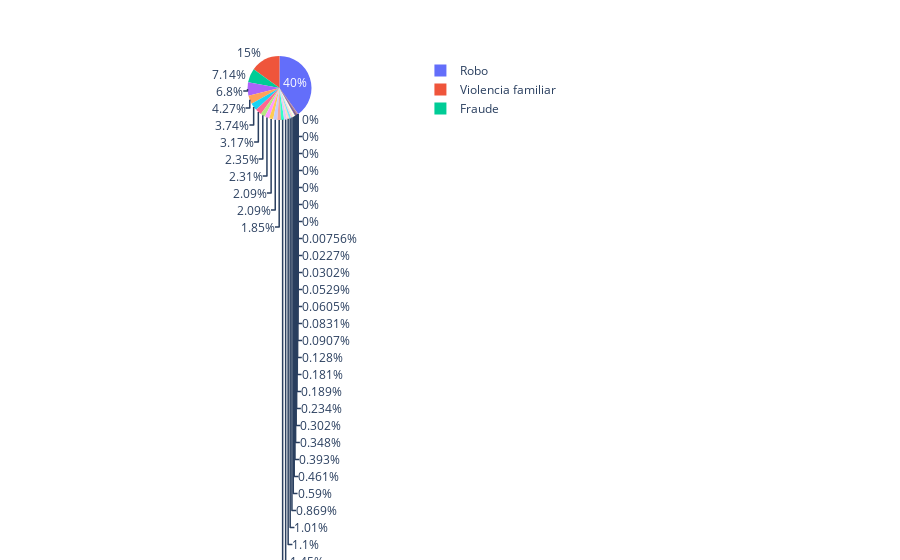

The notebook cell saved with this chart:
### Code cell
md

### Figure 1 — Plotly figure (JSON) as saved in the notebook; plotly's stock layout.template omitted (floating-point values rounded to 4 significant figures)
{"data": [{"domain": {"x": [0, 1], "y": [0, 1]}, "hovertemplate": "<b>%{hovertext}</b><br><br>Tipo de delito=%{label}<br>Junio=%{value}<extra></extra>", "hovertext": [2020, 2020, 2020, 2020, 2020, 2020, 2020, 2020, 2020, 2020, 2020, 2020, 2020, 2020, 2020, 2020, 2020, 2020, 2020, 2020, 2020, 2020, 2020, 2020, 2020, 2020, 2020, 2020, 2020, 2020, 2020, 2020, 2020, 2020, 2020, 2020, 2020, 2020, 2020, 2020], "labels": ["Aborto", "Abuso de confianza", "Abuso sexual", "Acoso sexual", "Allanamiento de morada", "Amenazas", "Contra el medio ambiente", "Corrupción de menores", "Daño a la propiedad", "Delitos cometidos por servidores públicos", "Despojo", "Electorales", "Evasión de presos", "Extorsión", "Falsedad", "Falsificación", "Feminicidio", "Fraude", "Homicidio", "Hostigamiento sexual", "Incesto", "Incumplimiento de obligaciones de asistencia familiar", "Lesiones", "Narcomenudeo", "Otros delitos contra el patrimonio", "Otros delitos contra la familia", "Otros delitos contra la sociedad", "Otros delitos del Fuero Común", "Otros delitos que atentan contra la libertad personal", "Otros delitos que atentan contra la libertad y la seguridad sexual", "Otros delitos que atentan contra la vida y la integridad corporal", "Rapto", "Robo", "Secuestro", "Trata de personas", "Tráfico de menores", "Violación equiparada", "Violación simple", "Violencia de género en todas sus modalidades distinta a la violencia familiar", "Violencia familiar"], "legendgroup": "", "name": "", "showlegend": true, "type": "pie", "values": [3, 276, 192, 46, 40, 899, 52, 17, 565, 305, 245, 0, 1, 31, 11, 210, 7, 945, 145, 0, 0, 12, 495, 419, 311, 0, 115, 277, 134, 61, 25, 0, 5297, 4, 8, 0, 24, 78, 0, 1980]}], "layout": {"autosize": true, "hovermode": "closest", "legend": {"tracegroupgap": 0}, "margin": {"t": 60}}}
